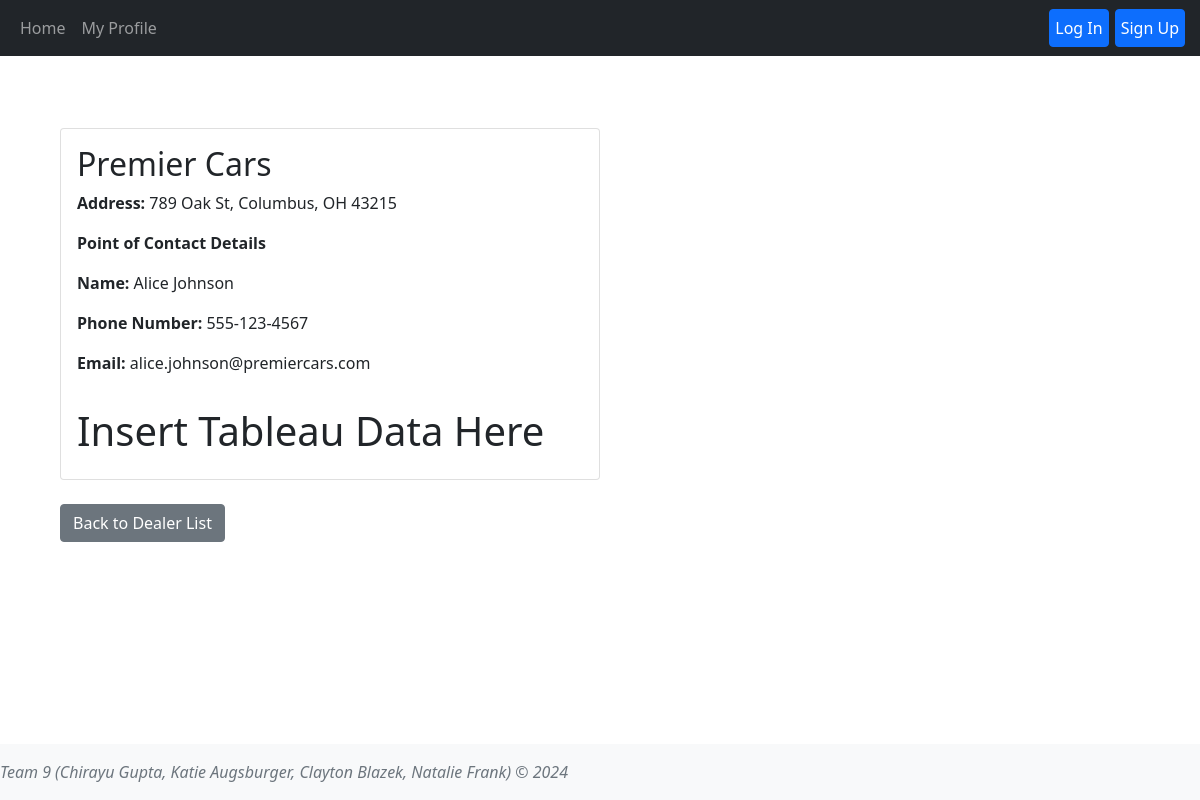
/dealers/3, run on the app's committed database.
### tables this page shows
CREATE TABLE dealers (dealer_id INTEGER PRIMARY KEY AUTOINCREMENT,name TEXT NOT NULL,poc_name TEXT NOT NULL,poc_email TEXT NOT NULL,poc_phone TEXT NOT NULL,address TEXT NOT NULL);

### app.py (the view)
@app.route('/dealers/<int:dealer_id>')
def dealer(dealer_id=None):
    user_id = session.get('user_id')
    user = User.getUserByID(user_id)
    dealers = Dealer.getAllDealers()
    for item in dealers:
        if item['dealer_id'] == dealer_id:
            dealer = item
    return render_template('dealer.html', user=user, user_id=user_id, dealer=dealer)

### dealers.py (called while the page is built)
    @classmethod
    def getAllDealers(cls):
        conn = sqlite3.connect(db_path)
        cursorObj = conn.cursor()
        cursorObj.execute('SELECT dealer_id, name, poc_name, poc_email, poc_phone, address FROM dealers;')
        allRows = cursorObj.fetchall()
        ListOfDictionaries = []
        for row in allRows:
            m = {"dealer_id": row[0], 'name':row[1],"poc_name":row[2], 'poc_email': row[3], 'poc_phone':row[4], 'address':row[5]}
            ListOfDictionaries.append(m)
        if conn:
            conn.close()
        return ListOfDictionaries

### users.py (called while the page is built)
    @classmethod
    def getAllUsers(cls):
        conn = sqlite3.connect(db_path)
        cursorObj = conn.cursor()
        cursorObj.execute('SELECT user_id, username, name, email, password, profile_image, branch FROM users;')
        allRows = cursorObj.fetchall()
        ListOfDictionaries = []
        for row in allRows:
            m = {"user_id": row[0], 'username':row[1],"name":row[2], 'email': row[3], 'password':row[4], 'profile_image':row[5], 'branch':row[6]}
            ListOfDictionaries.append(m)
        if conn:
            conn.close()
        return ListOfDictionaries

    @classmethod
    def getUserByID(cls, user_id):
        users = User.getAllUsers()
        for user in users:
            if user['user_id'] == user_id:
                return user

### templates/dealer.html (shortened to what this page needs)
{% extends 'base.html' %}
{% block content%}
<main class="d-inline-flex p-5 align-items-end">
    <div class="container">
        <div class="card col-6">
            <div class="card-body">
                <h2 class="card-title">{{ dealer['name'] }}</h2>
                <p class="card-text"><strong>Address:</strong> {{ dealer['address'] }}</p>
                <p class="card-text"><strong>Point of Contact Details</strong> </p>
                <p class="card-text"><strong>Name:</strong> {{ dealer['poc_name'] }}</p>
                <p class="card-text"><strong>Phone Number:</strong> {{ dealer['poc_phone'] }}</p>
                <p class="card-text"><strong>Email:</strong> {{ dealer['poc_email'] }}</p>
            </div>
            <div class="card-body">
                <h1> Insert Tableau Data Here</h1>
            </div>
        </div>
        <div class="mt-4">
            <a href="{{ url_for('dealers') }}" class="btn btn-secondary">Back to Dealer List</a>
    </div>
    </div>
</main>
{% endblock %}

### static/css/styles.css (style rules this page uses)
body { padding-bottom: 100px; padding-top: 30px; }
.container { margin-top:50px !important; }

### data on the page
dealers: name "Premier Cars", address "789 Oak St, Columbus, OH 43215", poc_name "Alice Johnson", poc_phone "555-123-4567", poc_email "alice.johnson@premiercars.com"
